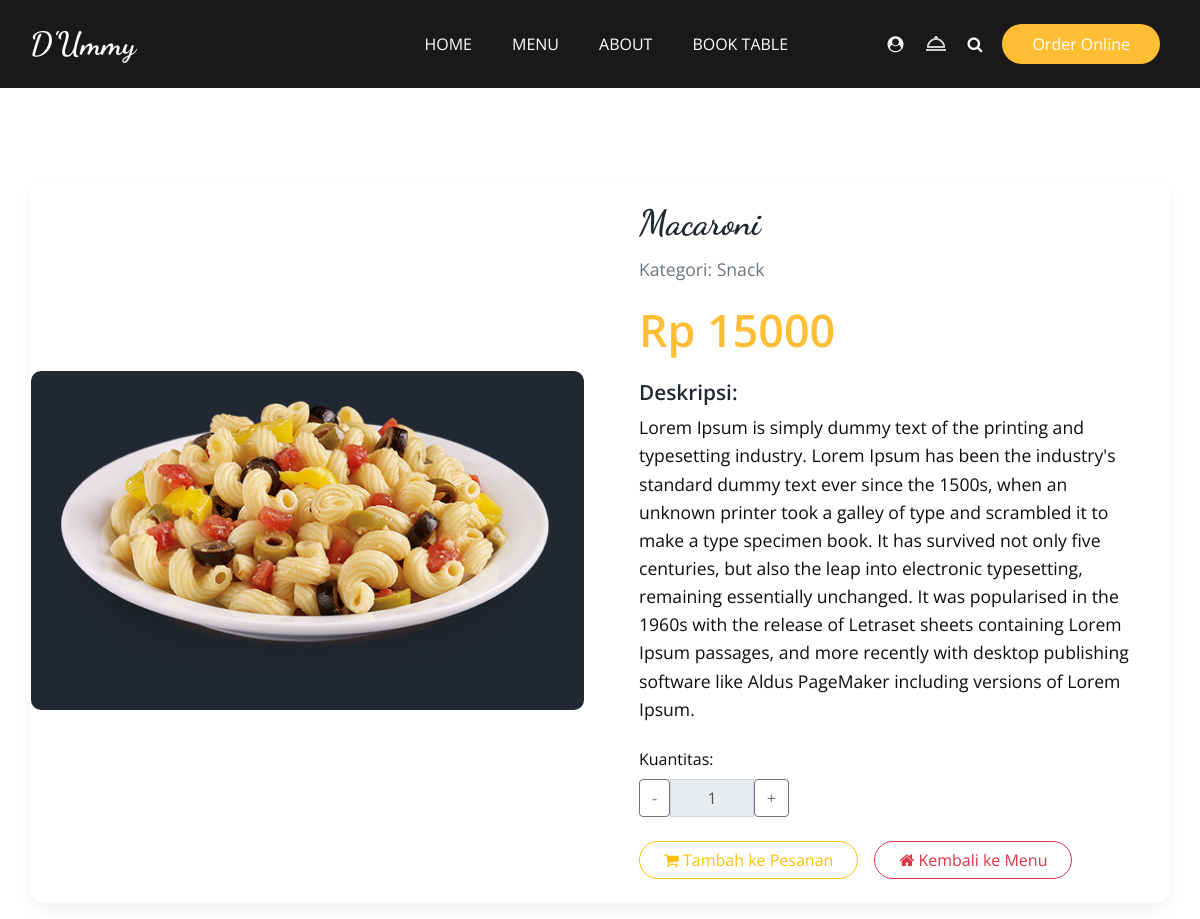
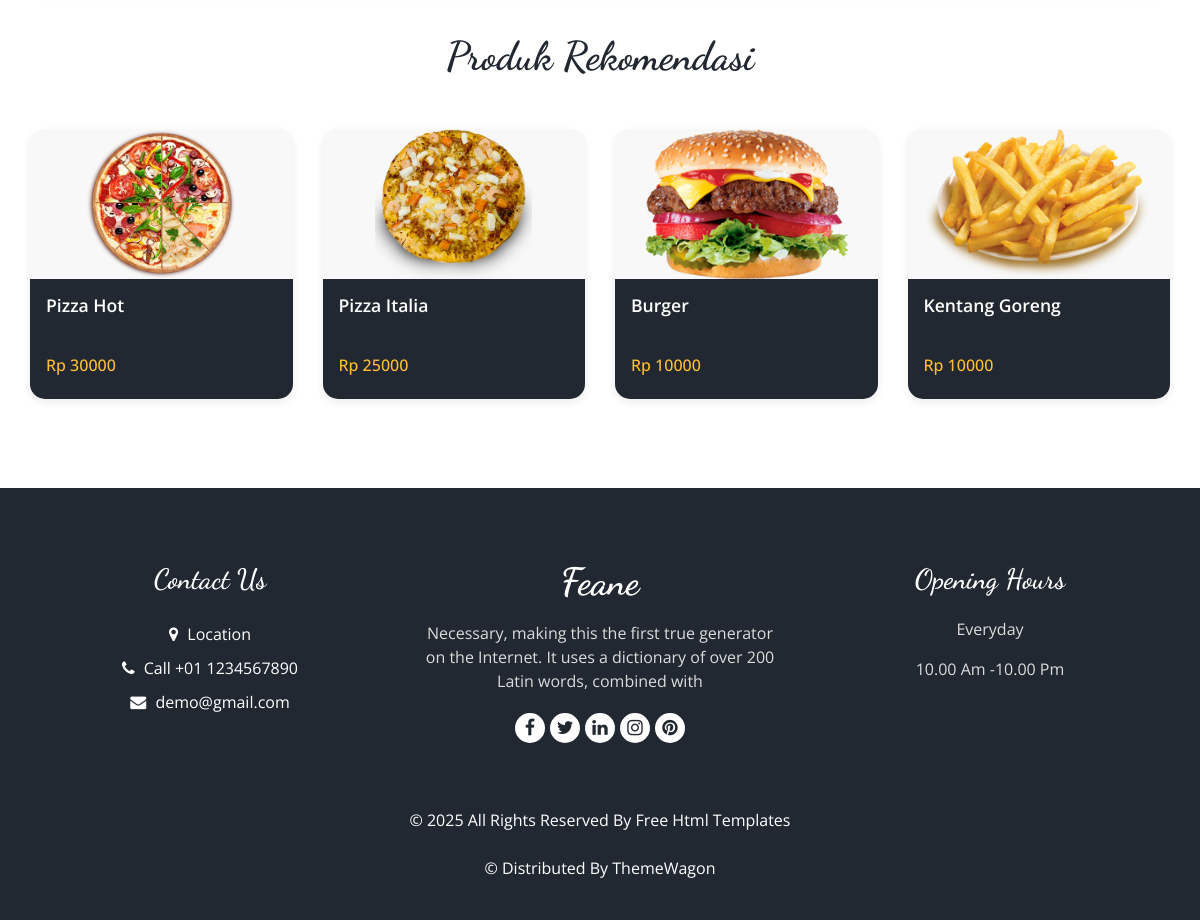
The app's page /macaroni/ with its own data (2 pictures, top to bottom).
### menu/models.py (models this page shows, shortened)
class ListMenu(models.Model):
    name = models.CharField(max_length=100)
    slug = models.SlugField(unique=True, help_text="Teks unik untuk URL, akan terisi otomatis jika dikosongkan.")
    description = models.TextField()
    image = models.ImageField(upload_to='menu_images/')
    price = models.DecimalField(max_digits=8, decimal_places=2)
    category = models.ForeignKey(Category, on_delete=models.CASCADE, related_name="list_menu")

class Category(models.Model):
    name = models.CharField(max_length=100)
    slug = models.SlugField(unique=True, help_text="Gunakan huruf kecil, tanpa spasi, contoh: minuman-kopi")
    class Meta:
        verbose_name_plural = "Categories"

### menu/views.py (the view)
# urls.py: path('<slug:menu_slug>/', views.menu_detail_view, name='menu_detail'),
def menu_detail_view(request, menu_slug):
    item = get_object_or_404(ListMenu, slug=menu_slug)
    recommended_items = ListMenu.objects.exclude(slug=menu_slug).order_by('?')[:4]
    context = {
        'item': item,
        'recommended_items': recommended_items,
    }
    return render(request, 'menu/menu_detail.html', context)

### menu/templates/menu/menu_detail.html
{% extends 'base.html' %} {% load static %} {% block content %}
<section class="food_section layout_padding">
  <div class="container">
    <div class="card mb-5 custom-detail-card">
      <div class="row g-0">
        <div
          class="col-md-6 d-flex align-items-center justify-content-center p-3"
        >
          <div class="img-box-detail">
            <img
              src="{{ item.image.url }}"
              alt="{{ item.name }}"
              class="img-fluid rounded-start"
            />
          </div>
        </div>
        <div class="col-md-6">
          <div class="card-body p-4">
            <h2 class="card-title item-name">{{ item.name }}</h2>
            <p class="card-text item-category text-muted">
              Kategori: {{ item.category.name }}
            </p>
            <h3 class="item-price mb-4">Rp {{ item.price|floatformat:0 }}</h3>
            <h4 class="detail-title mb-2">Deskripsi:</h4>
            <p class="card-text item-description">{{ item.description }}</p>
            <div class="quantity-box mt-4">
              <label for="quantity" class="form-label">Kuantitas:</label>
              <div class="input-group mb-3" style="width: 150px">
                <button
                  class="btn btn-outline-secondary"
                  type="button"
                  id="button-addon1"
                >
                  -
                </button>
                <input
                  type="text"
                  id="quantity"
                  class="form-control text-center"
                  value="1"
                  readonly
                />
                <button
                  class="btn btn-outline-secondary"
                  type="button"
                  id="button-addon2"
                >
                  +
                </button>
              </div>
            </div>
            <div class="action-buttons mt-4 d-flex align-items-center">
              <a
                href="#"
                class="btn btn-outline-warning rounded-pill px-4 mr-3"
              >
                <i class="fa fa-shopping-cart" aria-hidden="true"></i> Tambah ke
                Pesanan
              </a>
              <a href="#" class="btn btn-outline-danger rounded-pill px-4">
                <i class="fa fa-home" aria-hidden="true"></i> Kembali ke Menu
              </a>
            </div>
          </div>
        </div>
      </div>
    </div>
    {% if recommended_items %}
    <div class="recommendation_section mt-5">
      <div class="heading_container heading_center mb-4">
        <h2>Produk Rekomendasi</h2>
      </div>
      <div class="row">
        {% for rec_item in recommended_items %}
        <div class="col-sm-6 col-lg-3 mb-4">
          <div class="box custom-recommendation-box">
            <a
              href="{% url 'menu:menu_detail' menu_slug=rec_item.slug %}"
              class="menu-item-link"
            >
              <div class="img-box-rec">
                <img
                  src="{{ rec_item.image.url }}"
                  alt="{{ rec_item.name }}"
                  class="img-fluid"
                />
              </div>
              <div class="detail-box p-3">
                <h5>{{ rec_item.name }}</h5>
                <div class="options">
                  <h6>Rp {{ rec_item.price|floatformat:0 }}</h6>
                </div>
              </div>
            </a>
          </div>
        </div>
        {% endfor %}
      </div>
    </div>
    {% endif %}
  </div>
</section>
{% endblock content %}

### static/css/style.css (style rules this page uses)
body { font-family: "Open Sans", sans-serif; color: #0c0c0c; background-color: #ffffff; overflow-x: hidden; }
.layout_padding { padding: 90px 0; }
h1, h2 { font-family: "Dancing Script", cursive; }
.heading_container { display: -webkit-box; display: -ms-flexbox; display: flex; -webkit-box-orient: vertical; -webkit-box-direction: normal; -ms-flex-direction: column; flex-direction: column; -webkit-box-align: start; -ms-flex-align: start; align-items: flex-start; }
.heading_container h2 { position: relative; margin-bottom: 0; font-size: 2.5rem; font-weight: bold; }
.heading_container.heading_center { -webkit-box-align: center; -ms-flex-align: center; align-items: center; text-align: center; }
a, a:hover, a:focus { text-decoration: none; }
.btn, .btn:focus { outline: none !important; -webkit-box-shadow: none; box-shadow: none; }
.food_section .box { position: relative; margin-top: 25px; background-color: #ffffff; border-radius: 10px; color: #ffffff; border-radius: 15px; overflow: hidden; background: linear-gradient(to bottom, #f1f2f3 25px, #222831 25px); }
.food_section .box .detail-box { padding: 25px; }
.food_section .box .detail-box h5 { font-weight: 600; }
.food_section .box .detail-box h6 { margin-top: 10px; }
.food_section .box .options { display: -webkit-box; display: -ms-flexbox; display: flex; -webkit-box-pack: justify; -ms-flex-pack: justify; justify-content: space-between; }
.custom-detail-card { border: none; box-shadow: 0 0.5rem 1rem rgba(0, 0, 0, 0.05); border-radius: 15px; overflow: hidden; }
.img-box-detail { background-color: #222831; display: flex; align-items: center; justify-content: center; padding: 30px; border-radius: 10px; max-height: 450px; overflow: hidden; }
.img-box-detail img { max-width: 100%; max-height: 100%; object-fit: contain; border-radius: 8px; }
.card-title.item-name { font-weight: bold; color: #222831; font-size: 2.2rem; }
.item-category { font-size: 1.1rem; }
.item-price { font-weight: 600; color: #ffbe33; font-size: 2.8rem; margin: 20px 0; }
.detail-title { color: #222831; font-weight: 600; font-size: 1.3rem; }
.item-description { font-size: 1.1rem; line-height: 1.6; }
.quantity-box .input-group { width: 140px; }
.quantity-box .form-control { border-color: #ced4da; }
.quantity-box .btn-outline-secondary { color: #6c757d; border-color: #6c757d; }
.recommendation_section .heading_container h2 { font-size: 2.5rem; color: #222831; }
.custom-recommendation-box { background-color: #fff; border: none; box-shadow: 0 0.2rem 0.5rem rgba(0, 0, 0, 0.08); border-radius: 10px; overflow: hidden; transition: transform 0.2s ease-in-out; height: 100%; display: flex; flex-direction: column; }
.img-box-rec { height: 150px; display: flex; align-items: center; justify-content: center; background-color: #f8f8f8; overflow: hidden; }
.img-box-rec img { max-width: 100%; max-height: 100%; object-fit: contain; }
.custom-recommendation-box .detail-box { flex-grow: 1; display: flex; flex-direction: column; justify-content: space-between; }
.custom-recommendation-box .detail-box h5 { font-size: 1.1rem; font-weight: 600; color: #fff; margin-bottom: 5px; }
.custom-recommendation-box .detail-box h6 { font-size: 1rem; color: #ffbe33; }
.custom-recommendation-box .menu-item-link { text-decoration: none; color: inherit; display: flex; flex-direction: column; height: 100%; }
.layout_padding { padding-top: 90px; padding-bottom: 90px; }

### static/css/responsive.css (style rules this page uses)
@media (min-width: 1200px) { .container { max-width: 1170px; } }

### records on screen
ListMenu: image (picture), name "Macaroni", category.name "Snack", price "15000", description "Lorem Ipsum is simply dummy text of the printing and typesetting industry. Lorem Ipsum has been the industry's standard dummy text ever since the 1500s, when an unknown printer took a galley of type and scrambled it to make a type specimen book. It has survived not only five centuries, but also the leap into electronic typesetting, remaining essentially unchanged. It was popularised in the 1960s with the release of Letraset sheets containing Lorem Ipsum passages, and more recently with desktop publishing software like Aldus PageMaker including versions of Lorem Ipsum."
ListMenu: image (picture), name "Pizza Hot", price "30000"
ListMenu: image (picture), name "Pizza Italia", price "25000"
ListMenu: image (picture), name "Burger", price "10000"
ListMenu: image (picture), name "Kentang Goreng", price "10000"
